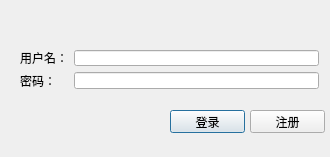
<?xml version="1.0" encoding="UTF-8"?>
<ui version="4.0">
 <class>LoginDialogClass</class>
 <widget class="QDialog" name="LoginDialogClass">
  <property name="geometry">
   <rect>
    <x>0</x>
    <y>0</y>
    <width>330</width>
    <height>157</height>
   </rect>
  </property>
  <property name="windowTitle">
   <string>登录</string>
  </property>
  <widget class="QWidget" name="formLayoutWidget">
   <property name="geometry">
    <rect>
     <x>9</x>
     <y>39</y>
     <width>321</width>
     <height>61</height>
    </rect>
   </property>
   <layout class="QFormLayout" name="formLayout">
    <item row="0" column="0">
     <widget class="QLabel" name="label">
      <property name="text">
       <string>用户名：</string>
      </property>
     </widget>
    </item>
    <item row="0" column="1">
     <widget class="QLineEdit" name="le_username"/>
    </item>
    <item row="1" column="0">
     <widget class="QLabel" name="label_2">
      <property name="text">
       <string>密码：</string>
      </property>
     </widget>
    </item>
    <item row="1" column="1">
     <widget class="QLineEdit" name="le_password">
      <property name="echoMode">
       <enum>QLineEdit::EchoMode::Password</enum>
      </property>
     </widget>
    </item>
   </layout>
  </widget>
  <widget class="QPushButton" name="pushButton">
   <property name="geometry">
    <rect>
     <x>170</x>
     <y>110</y>
     <width>75</width>
     <height>23</height>
    </rect>
   </property>
   <property name="text">
    <string>登录</string>
   </property>
  </widget>
  <widget class="QPushButton" name="pushButton_2">
   <property name="geometry">
    <rect>
     <x>250</x>
     <y>110</y>
     <width>75</width>
     <height>23</height>
    </rect>
   </property>
   <property name="text">
    <string>注册</string>
   </property>
  </widget>
 </widget>
 <layoutdefault spacing="6" margin="11"/>
 <resources/>
 <connections>
  <connection>
   <sender>pushButton</sender>
   <signal>clicked()</signal>
   <receiver>LoginDialogClass</receiver>
   <slot>login()</slot>
   <hints>
    <hint type="sourcelabel">
     <x>194</x>
     <y>124</y>
    </hint>
    <hint type="destinationlabel">
     <x>144</x>
     <y>98</y>
    </hint>
   </hints>
  </connection>
  <connection>
   <sender>pushButton_2</sender>
   <signal>clicked()</signal>
   <receiver>LoginDialogClass</receiver>
   <slot>register_user()</slot>
   <hints>
    <hint type="sourcelabel">
     <x>285</x>
     <y>124</y>
    </hint>
    <hint type="destinationlabel">
     <x>74</x>
     <y>94</y>
    </hint>
   </hints>
  </connection>
 </connections>
 <slots>
  <slot>login()</slot>
  <slot>register_user()</slot>
 </slots>
</ui>
